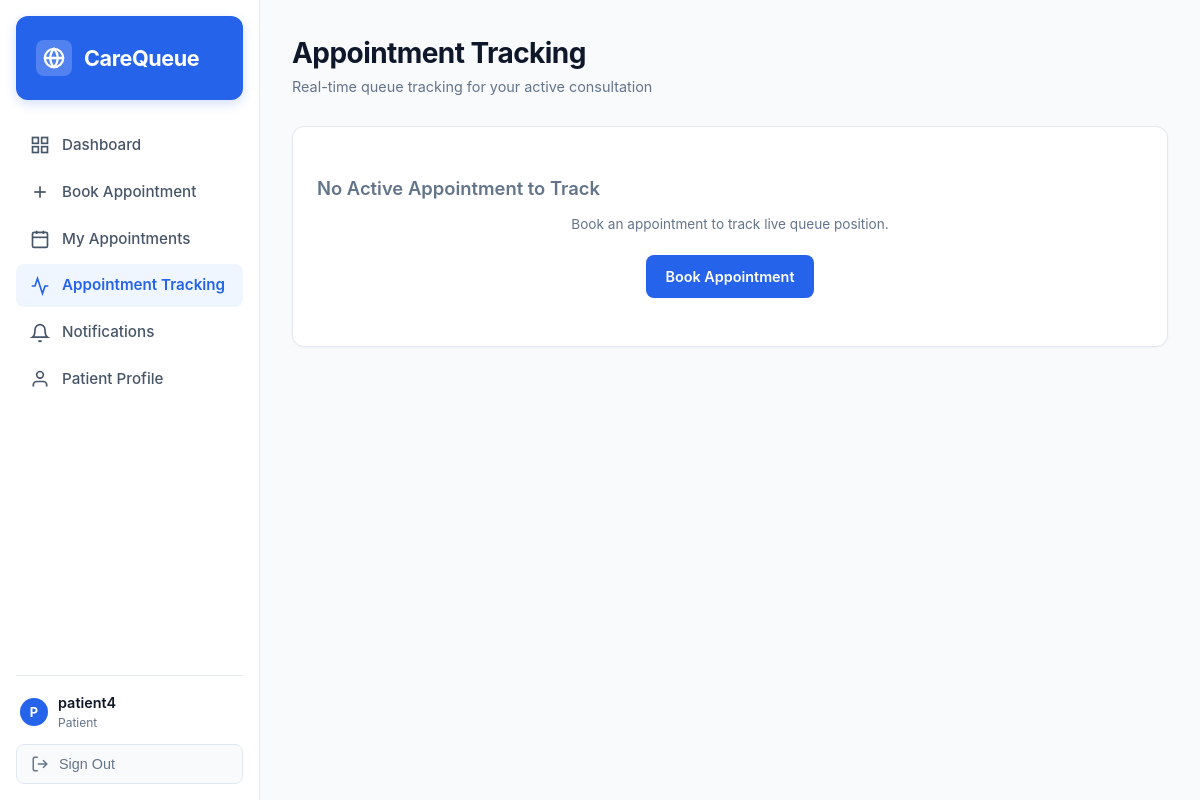
The app's page /patient/tracking/ (signed in), older data.
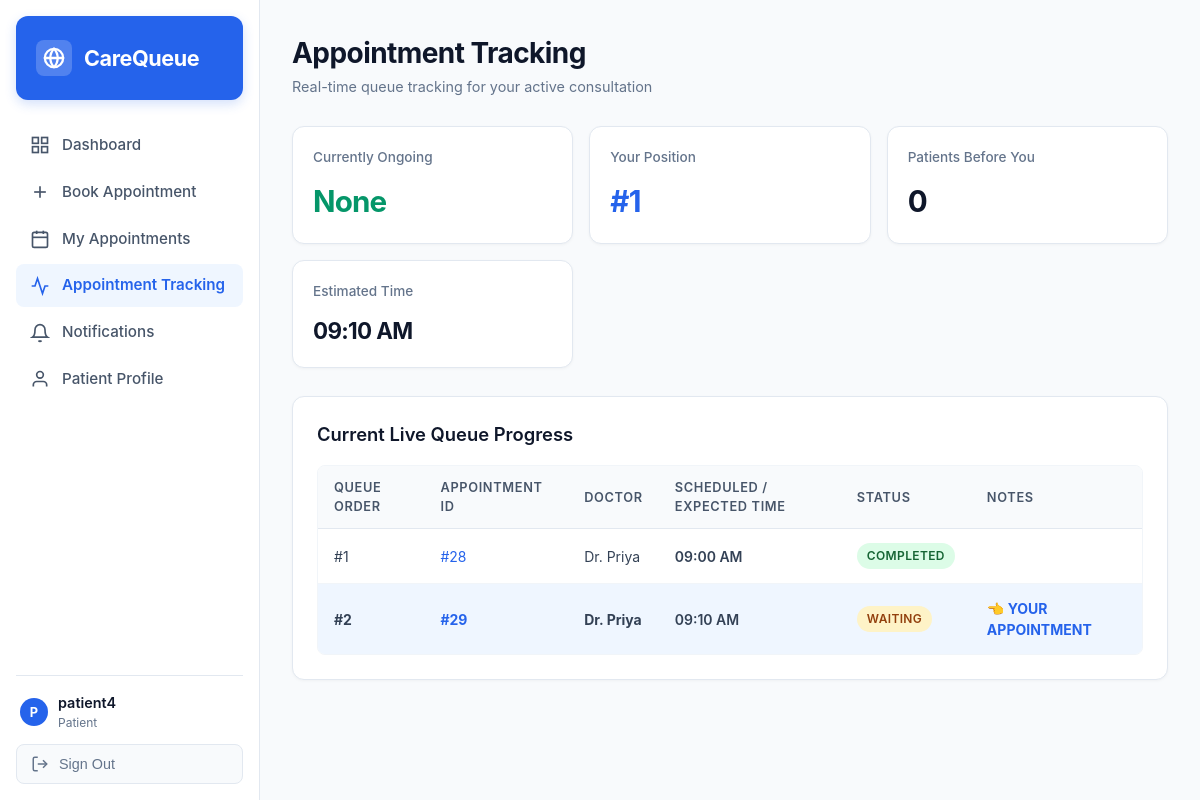
The same page, newer data.
### appointments/models.py (models this page shows, shortened)
class Appointment(models.Model):
    STATUS_CHOICES = [
        ('WAITING', 'Waiting'),
        ('ONGOING', 'Ongoing'),
        ('COMPLETED', 'Completed'),
        ('CANCELLED', 'Cancelled'),
    ]
    PRIORITY_CHOICES = [
        ('NORMAL', 'Normal'),
        ('EMERGENCY', 'Emergency'),
    ]
    patient = models.ForeignKey(User, on_delete=models.CASCADE, related_name='appointments')
    doctor = models.ForeignKey(Doctor, on_delete=models.CASCADE, related_name='doctor_appointments')
    appointment_date = models.DateField()
    appointment_time = models.TimeField()
    reason = models.TextField(blank=True, null=True)
    token_number = models.CharField(max_length=20, blank=True, null=True)
    status = models.CharField(max_length=20, choices=STATUS_CHOICES, default='WAITING')
    priority = models.CharField(max_length=20, choices=PRIORITY_CHOICES, default='NORMAL')
    expected_time = models.TimeField(null=True, blank=True)
    delay_minutes = models.IntegerField(default=0)
    created_at = models.DateTimeField(auto_now_add=True)
    completed_at = models.DateTimeField(null=True, blank=True)
    @property
    def display_id(self):
        return f"#{self.id}"

class Doctor(models.Model):
    user = models.OneToOneField(User, on_delete=models.SET_NULL, null=True, blank=True, related_name='doctor')
    name = models.CharField(max_length=100)
    specialization = models.CharField(max_length=100)
    average_consultation_minutes = models.IntegerField(default=10)
    available = models.BooleanField(default=True)
    available_days = models.CharField(max_length=100, default='Mon - Sat')
    available_times = models.CharField(max_length=100, default='09:00 AM - 05:00 PM')

### appointments/views.py (the view)
    @login_required
    def _wrapped(request, *args, **kwargs):
        if is_receptionist_user(request.user):
            return redirect('receptionist_dashboard')
        return view_func(request, *args, **kwargs)

### appointments/views.py (called while the page is built)
def is_receptionist_user(user):
    if not user.is_authenticated:
        return False
    if user.is_staff or user.username == 'receptionist':
        return True
    profile = getattr(user, 'profile', None)
    return profile and profile.user_type == 'RECEPTIONIST'

def patient_required(view_func):
    @login_required
    def _wrapped(request, *args, **kwargs):
        if is_receptionist_user(request.user):
            return redirect('receptionist_dashboard')
        return view_func(request, *args, **kwargs)
    return _wrapped

### templates/patient_tracking.html
{% extends 'base.html' %}
{% block content %}
<div class="header-bar">
    <div class="header-title">
        <h1>Appointment Tracking</h1>
        <p>Real-time queue tracking for your active consultation</p>
    </div>
</div>
{% if active_appt %}
<div class="stats-grid">
    <div class="stat-card">
        <div class="stat-header">Currently Ongoing</div>
        <div class="stat-value" style="color: #059669;">
            {% if ongoing_appt %}{{ ongoing_appt.display_id }}{% else %}None{% endif %}
        </div>
    </div>
    <div class="stat-card">
        <div class="stat-header">Your Position</div>
        <div class="stat-value" style="color: #2563eb;">#{{ user_position }}</div>
    </div>
    <div class="stat-card">
        <div class="stat-header">Patients Before You</div>
        <div class="stat-value">{{ patients_ahead }}</div>
    </div>
    <div class="stat-card">
        <div class="stat-header">Estimated Time</div>
        <div class="stat-value" style="font-size: 1.4rem;">
            {% if active_appt.expected_time %}{{ active_appt.expected_time|time:"h:i A" }}{% else %}{{ active_appt.appointment_time|time:"h:i A" }}{% endif %}
        </div>
    </div>
</div>
<div class="card mt-20">
    <h3>Current Live Queue Progress</h3>
    <div class="table-container">
        <table class="table">
            <thead>
                <tr>
                    <th>Queue Order</th>
                    <th>Appointment ID</th>
                    <th>Doctor</th>
                    <th>Scheduled / Expected Time</th>
                    <th>Status</th>
                    <th>Notes</th>
                </tr>
            </thead>
            <tbody>
                {% for item in queue_list %}
                <tr {% if item.id == active_appt.id %}style="background-color: #eff6ff; font-weight: 700;"{% endif %}>
                    <td>#{{ forloop.counter }}</td>
                    <td style="color: #2563eb;">{{ item.display_id }}</td>
                    <td>Dr. {{ item.doctor.name }}</td>
                    <td style="font-weight: 600;">
                        {% if item.expected_time %}{{ item.expected_time|time:"h:i A" }}{% else %}{{ item.appointment_time|time:"h:i A" }}{% endif %}
                    </td>
                    <td><span class="badge status-{{ item.status|lower }}">{{ item.status }}</span></td>
                    <td>
                        {% if item.id == active_appt.id %}
                            <strong style="color: #2563eb;">👈 YOUR APPOINTMENT</strong>
                        {% elif item.priority == 'EMERGENCY' %}
                            <span class="badge status-emergency">EMERGENCY</span>
                        {% endif %}
                    </td>
                </tr>
                {% empty %}
                <tr><td colspan="6" class="text-muted" style="text-align: center; padding: 24px;">No active queue found for today.</td></tr>
                {% endfor %}
            </tbody>
        </table>
    </div>
</div>
{% else %}
<div class="card" style="text-align: center; padding: 48px 24px;">
    <h3 style="margin-bottom: 12px; color: #64748b;">No Active Appointment to Track</h3>
    <p class="text-muted" style="margin-bottom: 20px;">Book an appointment to track live queue position.</p>
    <a href="{% url 'patient_book' %}" class="btn btn-primary">Book Appointment</a>
</div>
{% endif %}
{% endblock %}

Row changes from the older to the newer data that the page shows:
added Appointment: expected_time "09:10 AM", display_id "#29", doctor.name "Priya", status "WAITING", shows "👈 YOUR APPOINTMENT"
added Appointment: display_id "#28", doctor.name "Priya", expected_time "09:00 AM", status "COMPLETED"
Text that changed along with them:
{{ user_position }}: (not shown) → "1"
{{ patients_ahead }}: (not shown) → "0"
text no longer shown: "No Active Appointment to Track Book an appointment to track live queue position. Book Appointment"
text now shown: "Currently Ongoing None Your Position # Patients Before You Estimated Time Current Live Queue Progress QUEUE ORDER APPOINTMENT ID DOCTOR SCHEDULED / EXPECTED TIME STATUS NOTES"
